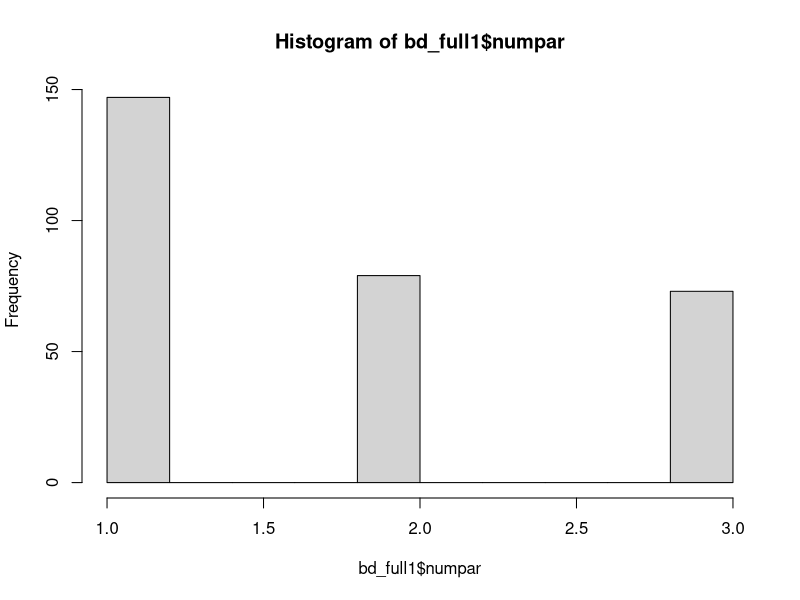
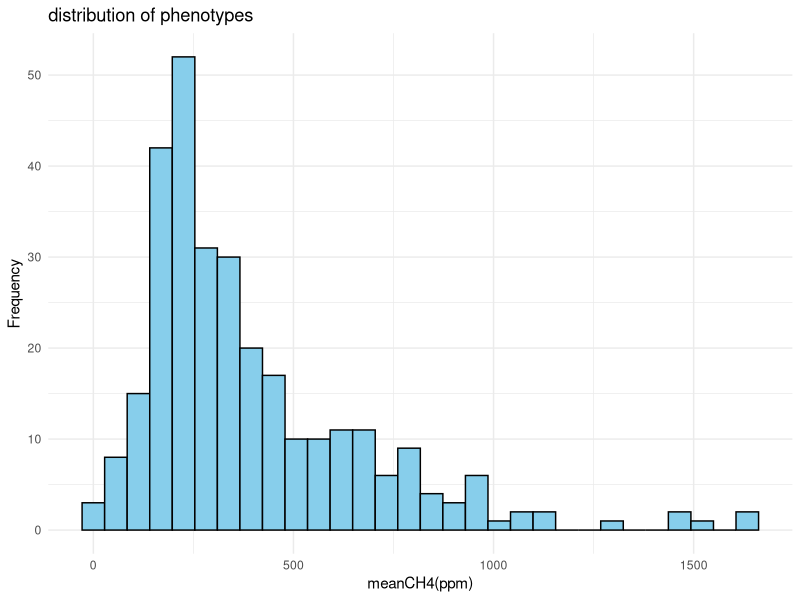
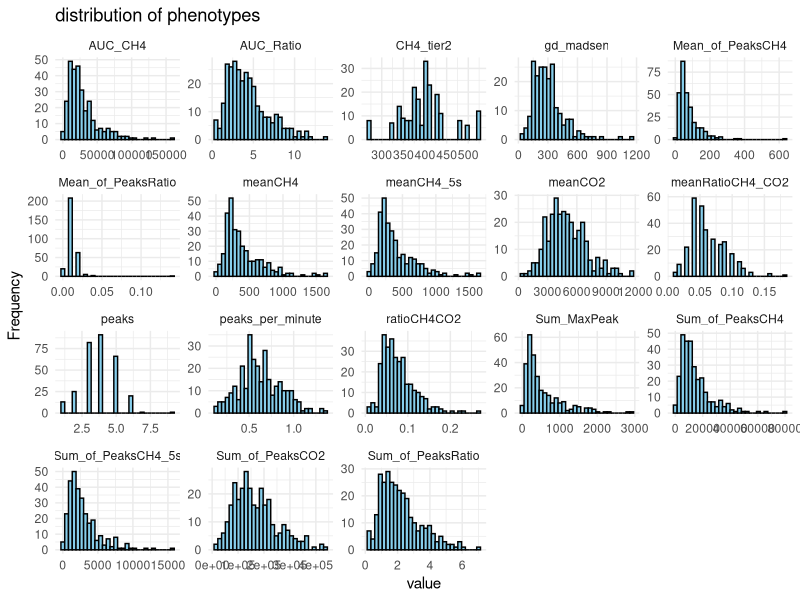
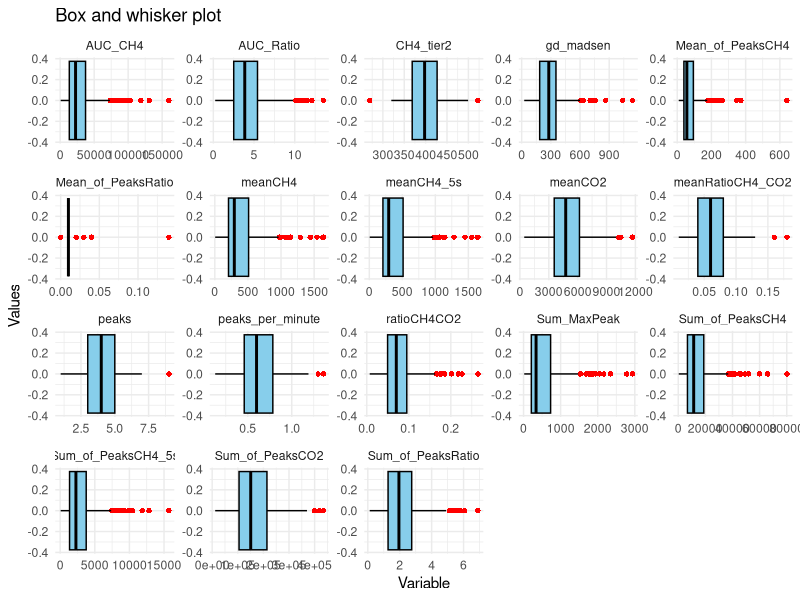
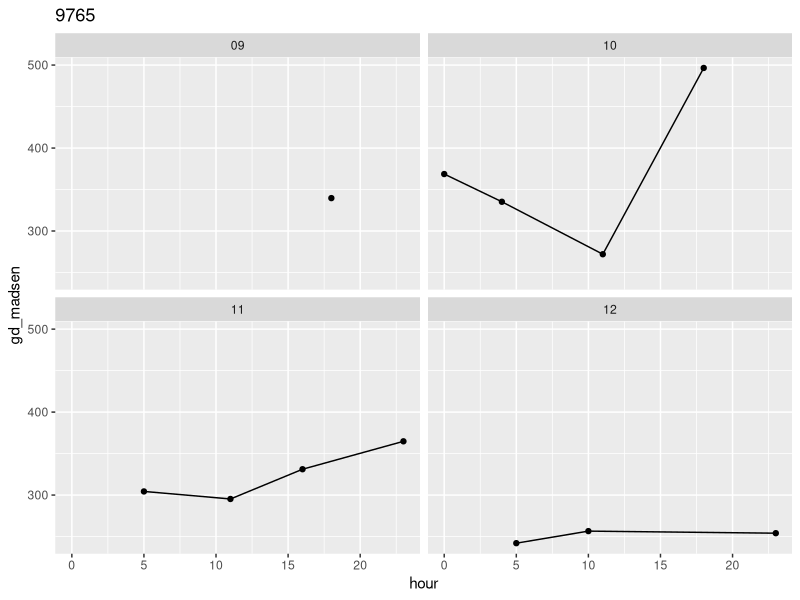

The R script that drew these images, in order: (Note: this script raises an error after producing the figures.)
#nuevo proyecto
#Script methane data management

library(data.table)
library(dplyr)
library(plyr)
library(tidyr)
library(lubridate)
library(ggplot2)
library(GGally)

# Set the directory
setwd("C:/Users/Ester/Documents/curso metano")
################################## READ FILES ############################################
# Read the sniffer output
bd=read.table("output_methane.txt",sep=",",header=T) #500 rows & 20 cols
bd_id=unique(bd[,1]) #63 individuals
summary(bd)
# Read test day file
test=read.table("control.csv",sep=";",header=T)#107 rows & 21 cols
test_id=unique(test[,1])#64 #july and sept
#obtain date from test day records
test$test_date1=dmy(test$test_date)

# Obtain kgm of protein and fat 

test$kgmfat=test$fat*test$milk/100                  
test$kgmprotein=test$protein*test$milk/100 
################################### Join both tables by ID and closest date ##################
# Obtain date from output
bd<-tidyr::separate(data = bd, col ="date",into =  c("day", "month","date","time","z","year"), sep = " ", extra = "merge")
bd$sniffer_date=paste(bd$date, bd$month, bd$year, sep = "/")
bd$sniffer_date1<-dmy(bd$sniffer_date)

#colSums(is.na(test))
# Join the two datatables-
bd_full <- lapply(intersect(bd$cow,test$cow),function(id) {
  d1 <- subset(bd,cow==id)
  d2 <- subset(test,cow==id)
  
  d1$indices <- sapply(as.Date(d1$sniffer_date1),function(d) which.min(abs(as.Date(d2$test_date1) - d)))
  d2$indices <- 1:nrow(d2)
  
  merge(d1,d2,by=c('cow','indices'))
}) ###

bd_full <- do.call(rbind,bd_full) #342
bd_full$indices <- NULL
#Check animals not joining 
bd_antijoin=anti_join(bd,bd_full,by="cow") #158, 3 individuals
bd_full$dif_days=abs(bd_full$sniffer_date1-bd_full$test_date1)
#check the difference of days ###choose less than 40 days
table(bd_full$dif_days)

############################### CALVING AND MILKING ###################################

# Days in milking
bd_full=tidyr::separate(data=bd_full,col ="calving_date", into=c('calving_date', 'calving_time'),sep=' ')
bd_full$calving_date1=dmy(bd_full$calving_date)
bd_full$daysinmilking=bd_full$sniffer_date1-bd_full$calving_date1
bd_full$daysinmilking=gsub("[a-z]","",bd_full$daysinmilking)#retain only numbers
bd_full$daysinmilking=as.numeric(bd_full$daysinmilking)
# Check difference of days
table(bd_full$daysinmilking)
# Choose The threshold the difference of days
bd_full1=bd_full %>% filter(daysinmilking <= 365)#336
# Obtain week of lactation 
bd_full1$week_lactation=floor(bd_full1$daysinmilking / 7)
# Codify days in milking as levels 
bd_full1<-mutate(bd_full1,state_lactation=case_when(
  daysinmilking < 91 ~ "1",
  daysinmilking > 90 & daysinmilking < 151 ~ "2",
  daysinmilking >150 ~ "3"))
table(bd_full1$state_lactation)

# Codify number of calvings 
hist(bd_full1$numpar)
table(bd_full1$numpar)
# If there is data of more than 3 calving
bd_full1<-mutate(bd_full1,num_calving=case_when(
  numpar <= 1 ~ "1",
  numpar > 1 & numpar < 3  ~ "2",
  numpar > 2 ~ "3"))
table(bd_full1$num_calving)
########################### Ratio and grams per day ####################################
# Obtain ratio of mean CH4 and mean CO2
bd_full1$ratioCH4CO2=bd_full1$meanCH4/bd_full1$meanCO2
mean(bd_full1$ratioCH4CO2)
# Obtain grams per day 
# Madsen equation
bd_full1$ECM=bd_full1$milk*(0.25+0.122*bd_full1$fat+0.077*bd_full1$protein)
bd_full1$days_inpregnancy=0
bd_full1$gd_madsen<-(0.714*bd_full1$ratioCH4CO2)*180*24*0.001*(5.6*bd_full1$weight**0.75+22*bd_full1$ECM+
                                                                 1.6*0.00001*bd_full1$days_inpregnancy**3)
mean(bd_full1$gd_madsen,na.rm=T)
  
# Tier 2 equation
Cf<-0.386*1.2 #coefficient for feeding situation, lactating
Ca<-0 #Coefficient for activity
Cp<-0.10 #coefficient for pregnancy
DE<-80 #Digestible energy per gross energy in cows fed low quality forage and concentrate

NEm<-Cf*bd_full1$weight**0.75
NEa<-NEm*Ca
NEl<-bd_full1$milk*(1.47+0.4*bd_full1$fat)
NEp<-ifelse(bd_full1$daysinmilking>100, Cp*NEm,0)
REM<-1.123-(0.004092)*DE+0.00001126*(DE)**2-25.4/DE
GE<- 1000*((NEm+NEa+NEl+NEp)/REM)/(DE/100) #g/d
bd_full1$CH4_tier2<-GE*0.065/55.65

mean(bd_full1$CH4_tier2,na.rm=T)
######################################### Distribution of data #######################
summary(bd_full1)
# Plot the phenotypes distribution

# By trait
ggplot(bd_full1, aes(x = meanCH4)) +
  geom_histogram( fill = "skyblue", color = "black") +
  theme_minimal() +
  labs(title = "distribution of phenotypes", x = "meanCH4(ppm)", y = "Frequency")

# All traits 
names(bd_full1)
df_plot <- bd_full1 %>%
  pivot_longer(cols = c(9:23,49,52,53), names_to = "Variable", values_to = "Valor")

ggplot(df_plot, aes(x = Valor)) +
  geom_histogram( fill = "skyblue", color = "black") +
  facet_wrap(~ Variable, scales = "free") +
  theme_minimal() +
  labs(title = "distribution of phenotypes", x = "value", y = "Frequency")

##################################### Outlier detection ##################################
ggplot(df_plot, aes(x = Valor)) +
  geom_boxplot(fill = "skyblue", color = "black", outlier.color = "red", outlier.shape = 16) +
  facet_wrap(~ Variable, scales = "free")+
  theme_minimal() +
  labs(title = "Box and whisker plot", x = "Variable", y = "Values")

####################################### Pattern by hour ##################################

# Plot the distribution by hour 
bd_full1$hour=substr(bd_full1$time, 1, 2) #susbtract the hour to plot
bd_full1$hour=as.numeric(bd_full1$hour)
table(bd_full1$hour)

# By individual
animal_9765=subset(bd_full1,bd_full1$cow=="9765")
ggplot(data=animal_9765, aes(x= hour, y=gd_madsen)) +
  geom_line()+geom_point()+
  geom_smooth(method = "loess",  span = 0.2,se=TRUE)+
  facet_wrap(facets = vars(date))+
  ggtitle("9765")

  # All individuals
ggplot(data=bd, aes(x= hour, y=gd_madsen)) +
  # geom_point() +  # Puntos individuales
  geom_line()+    #línea de tendencia
  geom_smooth(method = "loess",  span = 0.3,se=TRUE)+ 
  facet_wrap(facets = vars(cow))+
  ggtitle("Pattern by hour")


################################# DATA FILTERING ########################################
# Threshold by CO2 concentration
bd_full2 <- bd_full1 %>%
  dplyr::mutate(across(c(meanCH4, meanCH4_5s,meanCO2,meanRatioCH4_CO2,AUC_CH4,AUC_Ratio,
                         Sum_of_PeaksCH4,Sum_of_PeaksCH4_5s,Sum_of_PeaksCO2,Sum_of_PeaksRatio,
                         Mean_of_PeaksCH4,Mean_of_PeaksRatio,Sum_MaxPeak, ratioCH4CO2, gd_madsen ,
                         CH4_tier2), ~ ifelse(meanCO2 < 2500, NA, .)))

#View(bd_full1)
colSums(is.na(bd_full1))
colSums(is.na(bd_full2))


############################################ DATA CORRECTION BY SD ##########################
# Function for correction of data ±3 SD
function_outliers <- function(x) {
  mean_x <- mean(x, na.rm = TRUE)
  sd_x <- sd(x, na.rm = TRUE)
  
  # Establecer el límite superior e inferior (± 3 SD)
  lower_lim <- mean_x - 3 * sd_x
  upper_lim <- mean_x + 3 * sd_x
  
  # Reemplazar valores fuera de los límites por NA 
  x <- ifelse(x < lower_lim | x > upper_lim, NA, x)
  
  return(x)
}

data_corrected <- bd_full2 %>%
  dplyr::mutate(across(
    c(meanCH4, meanCH4_5s,meanCO2,meanRatioCH4_CO2,AUC_CH4,AUC_Ratio,
      Sum_of_PeaksCH4,Sum_of_PeaksCH4_5s,Sum_of_PeaksCO2,Sum_of_PeaksRatio,
      Mean_of_PeaksCH4,Mean_of_PeaksRatio,Sum_MaxPeak, ratioCH4CO2, gd_madsen ,
      CH4_tier2), #Apply the function to these variables  
    function_outliers    # Function
  ))
colSums(is.na(data_corrected))

##################################### Check the data after correction ##################### 
summary(data_corrected)
# Plot again to compare
# Plot the distribution again, but without outliers
names(data_corrected)
df_plot2 <- data_corrected %>%
  pivot_longer(cols = c(9:23,49,52,53), names_to = "Variable", values_to = "Valor")

ggplot(df_plot2, aes(x = Valor)) +
  geom_histogram( fill = "skyblue", color = "black") +
  facet_wrap(~ Variable, scales = "free") +
  theme_minimal() +
  labs(title = "distribution of phenotypes", x = "value", y = "Frequency")

############################# Check the pattern by hour after correction ####################### 
# By individual
animal_7436=subset(data_corrected,data_corrected$cow=="7436")
ggplot(data=animal_7436, aes(x= hour, y=meanCH4)) +
  geom_line()+
  geom_smooth(method = "loess",  span = 0.3,se=TRUE)+
  ggtitle("pattern by hour")

 # All cows 
ggplot(data=data_corrected, aes(x= hour, y=meanCH4)) +
  geom_line()+
  geom_smooth(method = "loess",  span = 0.3,se=TRUE)+
  facet_wrap(facets = vars(cow))+
  ggtitle("pattern by hour")

############################# Distribution by week of lactation ############################ 
table(data_corrected$week_lactation)

ggplot(data=data_corrected, aes(x= week_lactation, y=meanCH4)) +
  geom_smooth(method = "loess",  span = 0.6,se=TRUE)+
  #facet_wrap(facets = vars(cow))+
  ggtitle("week of lactation")

################################# Plot Correlations between phenotypes ################

names(data_corrected)
correlaciones=data_corrected[,c(1,9,16,21,49,52,53,31,41,42)]
GGally::ggpairs(correlaciones, columns = 2:10,ggplot2::aes(colour="farm"))

#################################### MEAN PER WEEK ##################################
# Obtain week with lubridate
data_corrected$epiweek=epiweek(data_corrected$sniffer_date1)
data_corrected$epiyear=epiyear(data_corrected$sniffer_date1)
data_corrected$robot="1"
data_corrected$farm="1"
mean_week <- data_corrected %>%
  group_by(cow,epiweek,epiyear) %>% #some farms could be studied in two or more periods
  dplyr::summarise(across((where(is.numeric)), list(mean = ~mean(.,na.rm=T)), .names = "{.col}_mean_week"),
                   count = n()) %>%
  dplyr::left_join(data_corrected, by = c("cow","epiweek","epiyear"))#keep the other variables
# Filter by count per week, keep count > 3/5 records per week
table(mean_week$count)
mean_week1=mean_week[mean_week$count > 3, ]

# Choose the variables to keep 
names(mean_week1)
mean_week2=mean_week1[,c(1:3,5:38,86,87,94,95)]
mean_week3=mean_week2[!duplicated(mean_week2),]
#sort the columns
names(mean_week3)
mean_week4=mean_week3[,c(1:3,41,40,39,38,4:30,33,36,37)] #38 rows

########################## Check the number of records by group and animal #####################
# Check the number of animals by comparison group. i.e =herd-season-year or herd-robot-week-year
mean_week5=mean_week5%>%
  group_by(farm,robot,epiweek,epiyear)%>%
  dplyr::mutate(N_group=n())
table(mean_week5$N_group)

  # Check the number of records per animal (to be considered in the model, repeated measurements)
mean_week5=mean_week5%>%
  group_by(cow)%>%
  dplyr::mutate(N_group=n())
table(mean_week5$N_anim) 


##################################### EXTRA #########################################
 # Join columns to create mixed effects
mean_week5=unite(mean_week5,col = "random_effect",c("farm","robot","epiweek","epiyear"),sep="-",remove = F)  # create a new column "random_effect",combining 4 columns
#keeping the original column in the dataset
